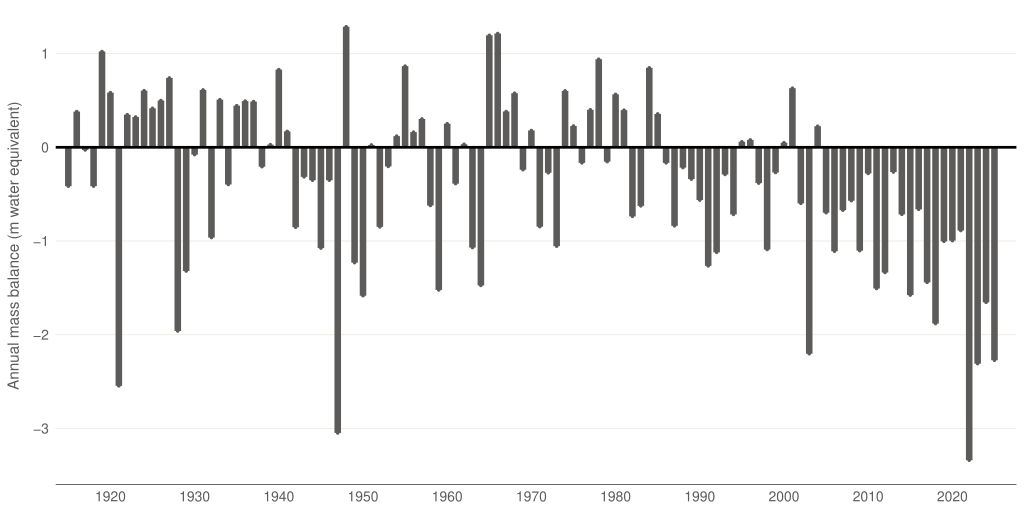

This figure's R source:
# Task 4 v7 — Silvrettagletscher annual mass balance, 1915-2025.
# v7 changes vs v6:
#   - REMOVED the minimum-visible-bar hack. v6 used a case_when that
#     floored every year with |Ba| < 0.05 m w.e. to +/-0.05, which
#     distorted magnitude (a lie-factor violation): 1951 (+0.025)
#     rendered at ~2x its true height, and the disclosure only named
#     five years while 1930 (-0.078), 1995 (+0.059) and 1996 (+0.079)
#     sat just above the threshold as near-invisible slivers anyway.
#   - The bars now plot the TRUE Ba values at exact magnitude. Lie
#     factor is back to ~1: every bar height equals its data value.
#   - To honour the data-completeness rule (no perceived gaps) without
#     distorting any magnitude, a thin alloy geom_point marker sits at
#     every year's exact value. Near-zero years (1917, 1930, 1939,
#     1951, 1962, 1995, 1996, 2000) whose bars are too short to read
#     still produce a visible dot exactly on the zero line, so the
#     series reads as 111 continuous observations, not a record with
#     missing years. The zero baseline is also kept heavy (onyx,
#     linewidth 0.9) so near-zero values visually rest on a continuous
#     line rather than appearing as gaps.
#
# Story for Silvretta alone (unchanged from v6):
#   - 21 straight negative years, 2005-2025. 2004 (+0.225 m w.e.) was
#     the last positive year on record.
#   - Era means: 1915-1989 -0.13 m/yr; 1990-2021 -0.76 m/yr; 2022-2025
#     -2.39 m/yr. The recent four-year average is ~19x the pre-1990
#     baseline.
#   - Worst year: 2022 at -3.34 m w.e.
#
# Source: GLAMOS (2025). Swiss Glacier Mass Balance, release 2025,
#   Glacier Monitoring Switzerland, doi:10.18750/massbalance.2025.r2025.

setwd("/Users/alexanderweber/Documents/hsg/6_semester/data_visualization_with_ai")

suppressPackageStartupMessages({
  library(dplyr)
  library(readr)
  library(ggplot2)
})

source("design_system.R")

chart_family <- ""

mb_cols <- c(
  "glacier", "glacier_id",
  "date_start", "date_end_winter", "date_end",
  "Bw_mm_we", "Bs_mm_we", "Ba_mm_we",
  "ELA", "AAR", "area_km2", "h_min", "h_max", "observer"
)

raw <- read_csv(
  "data/task_04/massbalance_fixdate.csv",
  skip = 9,
  col_names = mb_cols,
  show_col_types = FALSE,
  na = c("", "NA")
)

silvretta <- raw %>%
  filter(glacier == "Silvrettagletscher") %>%
  mutate(
    hydro_year = as.integer(format(as.Date(date_end), "%Y")),
    Ba_m_we    = as.numeric(Ba_mm_we) / 1000
  ) %>%
  filter(!is.na(Ba_m_we)) %>%
  arrange(hydro_year)

# No flooring. Bars carry the exact data value (Ba_m_we). A thin alloy
# point marker at every year's value guarantees that even years whose
# bar is sub-pixel produce a visible mark — preserving magnitudes while
# eliminating any perceived gap in the 111-year record.
p <- ggplot(silvretta, aes(x = hydro_year, y = Ba_m_we)) +
  geom_col(width = 0.78, fill = pg_palette$alloy) +
  geom_point(color = pg_palette$alloy, size = 0.55) +
  geom_hline(yintercept = 0, color = pg_palette$onyx, linewidth = 0.9) +
  scale_x_continuous(
    breaks = seq(1920, 2020, 10),
    expand = expansion(mult = c(0.01, 0.02))
  ) +
  scale_y_continuous(
    breaks = seq(-3, 1, 1),
    limits = c(-3.5, 1.4),
    expand = expansion(mult = c(0.02, 0.02))
  ) +
  labs(
    x = NULL,
    y = "Annual mass balance (m water equivalent)"
  ) +
  theme_pg(base_family = chart_family)

out_pdf <- "iterations/task_04/v7/glacier_mass_balance_v7.pdf"
ggsave(out_pdf, p, width = 26, height = 13, units = "cm", device = "pdf")
cat("Saved:", out_pdf, "\n")
